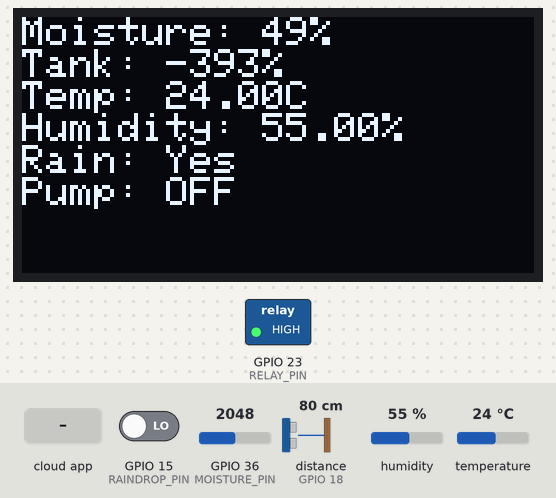
The sketch below on a simulated ESP32. Shown: 128×64 one-colour display, switched loads named in the sketch (green lamp = pin HIGH). Wiring (inferred from the names in the program): ultrasonic range finder: trigger GPIO 5; echo GPIO 18. The inputs (shaded band) are chosen by the test bench; at power-on: GPIO 15 (RAINDROP_PIN) LOW, distance to the obstacle (sensor on GPIO 18) 80 cm, humidity 55 %, GPIO 36 (MOISTURE_PIN) = 2048, temperature 24 °C. The echo pulse lasts 58.3 µs per cm; WiFi joins after 1.5 s; servers stay silent unless stated; the Firebase database answers and starts empty; pins used as bus, display or sensor lines are not drawn; what the sketch prints to the serial monitor is not drawn.

Above: at 6.9 s.
7.0 s: GPIO 15 (RAINDROP_PIN) driven HIGH
At 13.3 s:
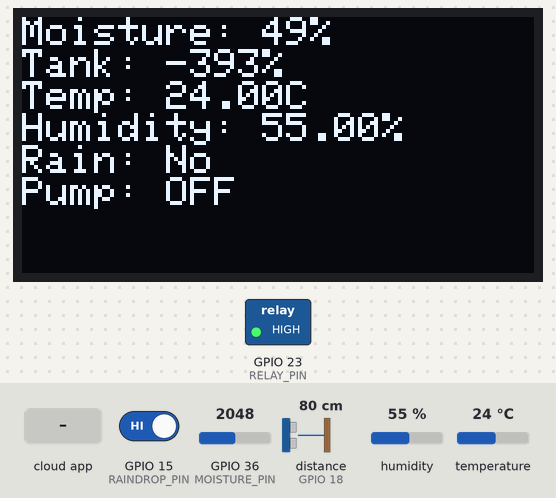
13.6 s: the phone or cloud app sets pump to ON
At 19.1 s:
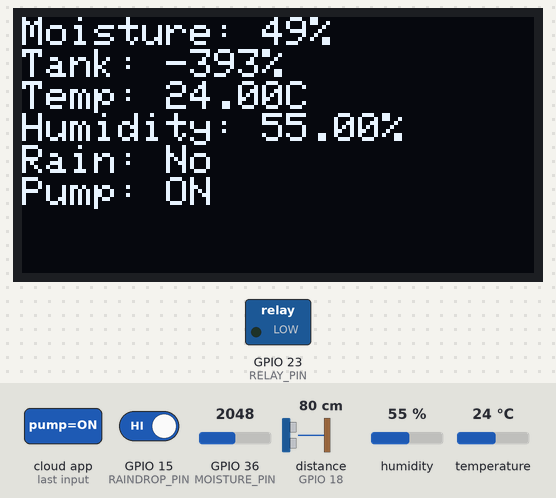
19.4 s: distance to the obstacle (sensor on GPIO 18) set to 2 cm
At 24.8 s:
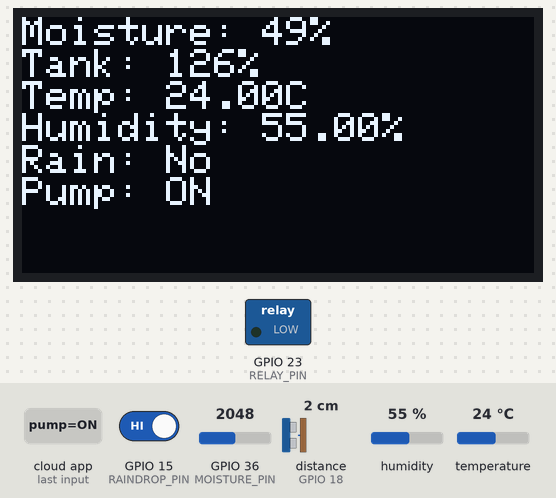
25.2 s: GPIO 15 (RAINDROP_PIN) driven LOW
At 29.4 s:
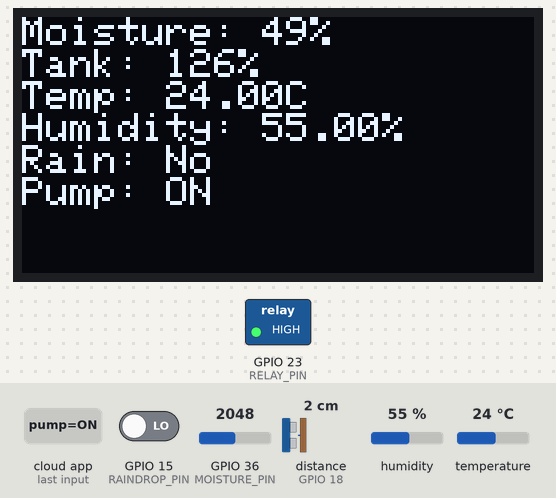
31.0 s: humidity set to 22 %
At 36.1 s:
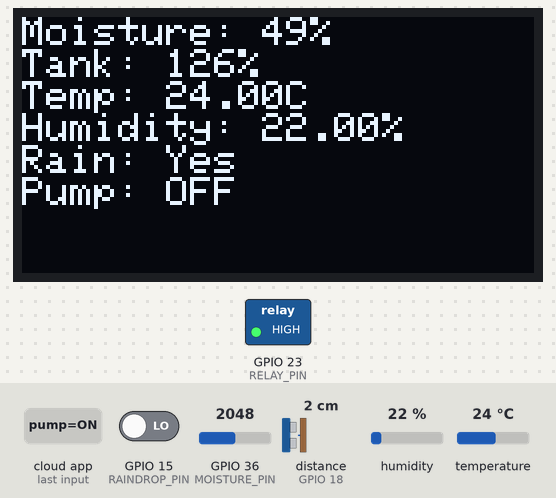
36.8 s: GPIO 36 (MOISTURE_PIN) set to 2866
At 41.7 s:
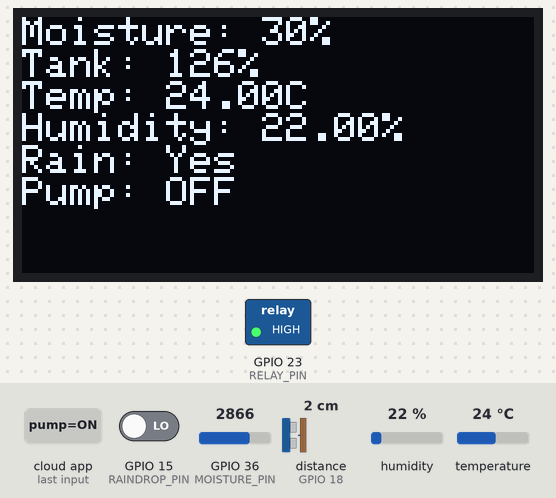
Timing chart, 0 to 43.2 s (numbered marks = the images above; inputs shaded):
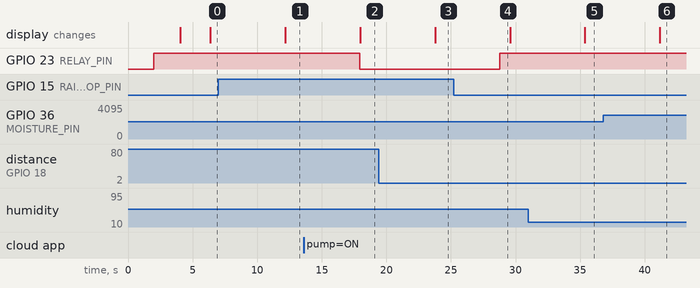

Measured:
- after the input at 7.0 s, the display: changes after 5.2 s (image 1)
- after the input at 13.6 s, GPIO 23 (RELAY_PIN): HIGH → LOW after 4.3 s; the display: changes after 4.4 s (image 2)
- after the input at 19.4 s, the display: changes after 4.4 s (image 3)
- after the input at 25.2 s, GPIO 23 (RELAY_PIN): LOW → HIGH after 3.6 s
- after the input at 31.0 s, the display: changes after 4.4 s (image 5)
- after the input at 36.8 s, the display: changes after 4.4 s (image 6)

The sketch:

ESP32_Code.ino
```cpp
#include <WiFi.h>
#include <Firebase_ESP_Client.h>
#include <DHT.h>
#include <Wire.h>
#include <Adafruit_GFX.h>
#include <Adafruit_SSD1306.h>

#define WIFI_SSID "Nooh"
#define WIFI_PASS "a2s9cthn"
#define API_KEY "AIzaSyBi2lQSVxmxiDjtBXW02TbJTYkFRaS48zo"
#define DATABASE_URL "https://smart-farmer-bd192-default-rtdb.asia-southeast1.firebasedatabase.app"
#define USER_EMAIL "farmer@example.com"
#define USER_PASSWORD "PASSWORD"

#define MOISTURE_PIN 36   // Soil moisture sensor
#define TRIG_PIN 5        // Ultrasonic trigger
#define ECHO_PIN 18       // Ultrasonic echo
#define RELAY_PIN 23      // Relay (try GPIO22 if issues)
#define DHT_PIN 4         // DHT11 data
#define RAINDROP_PIN 15   // Raindrop sensor digital out
#define SCREEN_WIDTH 128  // OLED width
#define SCREEN_HEIGHT 64  // OLED height

#define DHTTYPE DHT11
DHT dht(DHT_PIN, DHTTYPE);
Adafruit_SSD1306 display(SCREEN_WIDTH, SCREEN_HEIGHT, &Wire, -1);
FirebaseData fbdo;
FirebaseAuth auth;
FirebaseConfig config;

void setup() {
  Serial.begin(115200);

  // Initialize pins
  pinMode(TRIG_PIN, OUTPUT);
  pinMode(ECHO_PIN, INPUT);
  pinMode(RELAY_PIN, OUTPUT);
  pinMode(RAINDROP_PIN, INPUT);
  digitalWrite(RELAY_PIN, HIGH); // Start OFF (active-low)

  // Test relay
  Serial.println("Testing relay...");
  digitalWrite(RELAY_PIN, LOW); // ON (active-low)
  Serial.println("Relay ON (LOW)");
  delay(2000);
  digitalWrite(RELAY_PIN, HIGH); // OFF
  Serial.println("Relay OFF (HIGH)");
  delay(2000);

  // Initialize DHT11
  dht.begin();

  // Initialize OLED
  if (!display.begin(SSD1306_SWITCHCAPVCC, 0x3C)) {
    Serial.println(F("OLED failed to start"));
    while (1);
  }
  display.clearDisplay();
  display.setTextSize(1);
  display.setTextColor(SSD1306_WHITE);
  display.setCursor(0, 0);
  display.println(F("Smart Farmer"));
  display.display();

  // Connect to WiFi
  WiFi.begin(WIFI_SSID, WIFI_PASS);
  Serial.print("Connecting to WiFi");
  while (WiFi.status() != WL_CONNECTED) {
    delay(500);
    Serial.print(".");
  }
  Serial.println("\nWiFi connected");

  // Firebase setup
  config.api_key = API_KEY;
  config.database_url = DATABASE_URL;
  auth.user.email = USER_EMAIL;
  auth.user.password = USER_PASSWORD;
  Firebase.begin(&config, &auth);
  Firebase.reconnectWiFi(true);
  Serial.println("Firebase initialized");
}

void loop() {
  if (WiFi.status() != WL_CONNECTED) {
    Serial.println("WiFi disconnected, reconnecting...");
    WiFi.reconnect();
    delay(5000);
    return;
  }

  if (Firebase.ready()) {
    // Read raindrop sensor (LOW = rain detected)
    bool isRaining = digitalRead(RAINDROP_PIN) == LOW;
    if (isRaining) {
      digitalWrite(RELAY_PIN, HIGH); // Force OFF (active-low)
      Firebase.RTDB.setString(&fbdo, "control/pump", "OFF");
      Serial.println("Rain detected, pump forced OFF");
    }

    // Update OLED
    display.clearDisplay();
    display.setCursor(0, 0);

    // Read soil moisture
    int moisture = analogRead(MOISTURE_PIN);
    int moisturePercent = map(moisture, 4095, 0, 0, 100);
    if (Firebase.RTDB.setInt(&fbdo, "sensors/moisture1", moisturePercent)) {
      Serial.println("Moisture1 updated: " + String(moisturePercent) + "%");
    } else {
      Serial.println("Failed to update Moisture1: " + fbdo.errorReason());
    }
    display.print("Moisture: ");
    display.print(moisturePercent);
    display.println("%");

    // Read tank level
    digitalWrite(TRIG_PIN, LOW);
    delayMicroseconds(2);
    digitalWrite(TRIG_PIN, HIGH);
    delayMicroseconds(10);
    digitalWrite(TRIG_PIN, LOW);
    long duration = pulseIn(ECHO_PIN, HIGH);
    int distance = duration * 0.034 / 2;
    int tankLevel = map(distance, 20, 5, 0, 100);
    if (Firebase.RTDB.setInt(&fbdo, "sensors/tank_level", tankLevel)) {
      Serial.println("Tank level updated: " + String(tankLevel) + "%");
    } else {
      Serial.println("Failed to update Tank level: " + fbdo.errorReason());
    }
    display.print("Tank: ");
    display.print(tankLevel);
    display.println("%");

    // Read DHT11
    float temperature = dht.readTemperature();
    float humidity = dht.readHumidity();
    if (!isnan(temperature) && !isnan(humidity)) {
      if (Firebase.RTDB.setFloat(&fbdo, "sensors/temperature", temperature)) {
        Serial.println("Temperature updated: " + String(temperature) + "C");
      } else {
        Serial.println("Failed to update Temperature: " + fbdo.errorReason());
      }
      if (Firebase.RTDB.setFloat(&fbdo, "sensors/humidity", humidity)) {
        Serial.println("Humidity updated: " + String(humidity) + "%");
      } else {
        Serial.println("Failed to update Humidity: " + fbdo.errorReason());
      }
      display.print("Temp: ");
      display.print(temperature);
      display.println("C");
      display.print("Humidity: ");
      display.print(humidity);
      display.println("%");
    } else {
      Serial.println("Failed to read DHT11");
      display.println("DHT11: Error");
    }

    // Rain status
    display.print("Rain: ");
    display.println(isRaining ? "Yes" : "No");

    // Read pump command (only if no rain)
    String pumpCmd = "OFF";
    if (!isRaining) {
      if (Firebase.RTDB.getString(&fbdo, "control/pump")) {
        pumpCmd = fbdo.to<String>(); // Use to<String>() for Firebase_ESP_Client
        Serial.println("Raw pumpCmd: '" + pumpCmd + "', length: " + String(pumpCmd.length()));
        if (pumpCmd == "ON") {
          digitalWrite(RELAY_PIN, LOW); // Active-low
          Serial.println("Pump turned ON (GPIO23 LOW)");
        } else if (pumpCmd == "OFF") {
          digitalWrite(RELAY_PIN, HIGH); // Active-low
          Serial.println("Pump turned OFF (GPIO23 HIGH)");
        } else {
          digitalWrite(RELAY_PIN, HIGH); // Default OFF
          Serial.println("Unknown pumpCmd: '" + pumpCmd + "', defaulting OFF");
        }
      } else {
        digitalWrite(RELAY_PIN, HIGH); // Default OFF
        Serial.println("Failed to read pump command: " + fbdo.errorReason());
      }
    }
    display.print("Pump: ");
    display.println(pumpCmd);

    display.display();
  } else {
    Serial.println("Firebase not ready: " + fbdo.errorReason());
    digitalWrite(RELAY_PIN, HIGH); // Default OFF
    display.clearDisplay();
    display.setCursor(0, 0);
    display.println("Firebase Error");
    display.display();
  }
  delay(5000);
}
```
